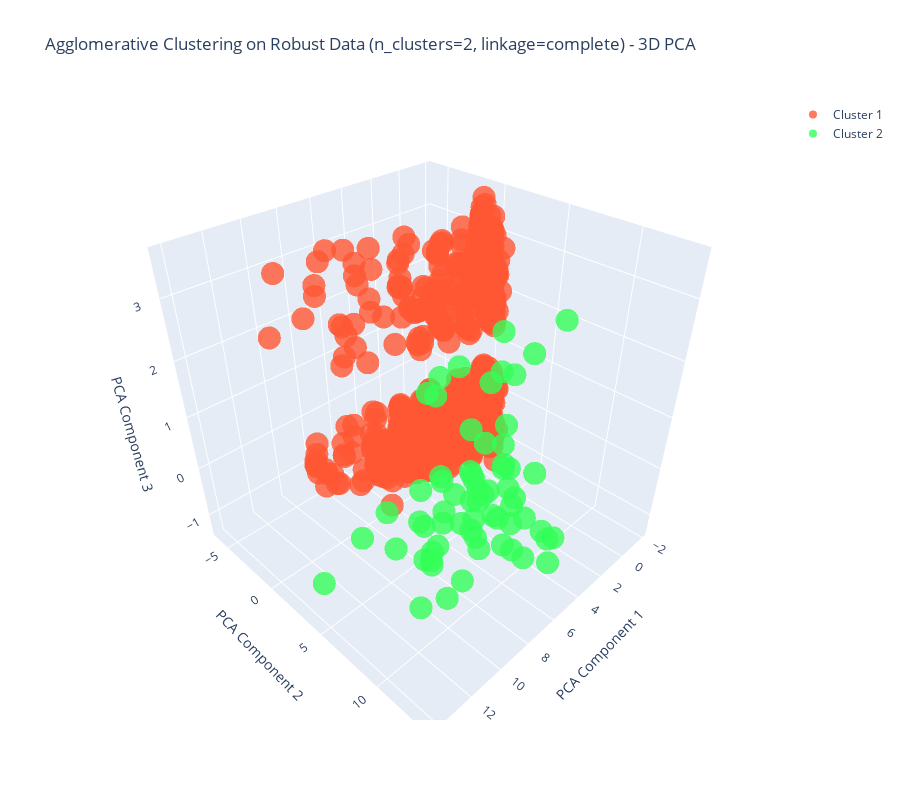

Notebook code for this chart:
### Code cell
from sklearn.decomposition import PCA
from sklearn.cluster import AgglomerativeClustering
from sklearn.metrics import silhouette_score
import matplotlib.pyplot as plt
import plotly.graph_objs as go
import numpy as np

def visualize_best_agglomerative_clusters_optimized_pca(best_agglomerative_data, best_agglomerative_n_clusters, best_agglomerative_linkage, best_agglomerative_title, sample_size=2000):
    # Sample data for visualization if it's too large
    if best_agglomerative_data.shape[0] > sample_size:
        random_indices = np.random.choice(best_agglomerative_data.shape[0], sample_size, replace=False)
        visualization_data = best_agglomerative_data[random_indices, :]
    else:
        visualization_data = best_agglomerative_data

    # Perform Agglomerative Clustering with the best parameters
    agglomerative = AgglomerativeClustering(n_clusters=best_agglomerative_n_clusters, linkage=best_agglomerative_linkage)
    labels = agglomerative.fit_predict(visualization_data)
    
    # Calculate additional metrics
    n_clusters_found = len(set(labels))
    n_noise = list(labels).count(-1)  # Agglomerative Clustering usually doesn’t have noise, but added for consistency
    if n_clusters_found > 1:
        silhouette_avg = silhouette_score(visualization_data, labels)
    else:
        silhouette_avg = "Not applicable"  # For cases with 1 or no clusters

    # Apply PCA with a fixed number of components for 2D or 3D
    pca_2d = PCA(n_components=2)
    pca_2d_data = pca_2d.fit_transform(visualization_data)
    
    # Define distinct colors for each cluster
    distinct_colors = ['#FF5733', '#33FF57', '#3357FF', '#F333FF', '#FFC300', '#FF33A1', '#33FFF0', '#A1FF33', '#5733FF', '#FF5733']

    # 2D Plot using Matplotlib
    plt.figure(figsize=(10, 7))
    unique_labels = set(labels)
    for label in unique_labels:
        if label == -1:
            color = "black"
            label_text = "Noise"
        else:
            color = distinct_colors[label % len(distinct_colors)]
            label_text = f"Cluster {label + 1}"
        
        plt.scatter(
            pca_2d_data[labels == label, 0], 
            pca_2d_data[labels == label, 1], 
            s=50, c=color, label=label_text, alpha=0.7
        )
    
    plt.title(f"Agglomerative Clustering on {best_agglomerative_title} (n_clusters={best_agglomerative_n_clusters}, linkage={best_agglomerative_linkage}) - 2D PCA")
    plt.xlabel("PCA Component 1")
    plt.ylabel("PCA Component 2")
    plt.legend()
    plt.tight_layout()
    plt.show()

    # 3D Plot with Plotly using a fixed 3 components (only if needed)
    if sample_size <= 5000:  # Limit 3D plotting to smaller samples for performance
        pca_3d = PCA(n_components=3)
        pca_3d_data = pca_3d.fit_transform(visualization_data)
        
        fig = go.Figure()
        for label in unique_labels:
            if label == -1:
                color = "black"
                label_text = "Noise"
            else:
                color = distinct_colors[label % len(distinct_colors)]
                label_text = f"Cluster {label + 1}"
            
            fig.add_trace(go.Scatter3d(
                x=pca_3d_data[labels == label, 0],
                y=pca_3d_data[labels == label, 1],
                z=pca_3d_data[labels == label, 2],
                mode='markers',
                marker=dict(size=8, color=color, opacity=0.8),
                name=label_text
            ))
        
        fig.update_layout(
            scene=dict(
                xaxis_title="PCA Component 1",
                yaxis_title="PCA Component 2",
                zaxis_title="PCA Component 3"
            ),
            title=f"Agglomerative Clustering on {best_agglomerative_title} (n_clusters={best_agglomerative_n_clusters}, linkage={best_agglomerative_linkage}) - 3D PCA",
            height=800
        )
        
        fig.show()

    # Return the metrics as separate outputs
    return silhouette_avg, n_clusters_found, n_noise

# Call the function directly using the predefined parameters
silhouette_avg, num_clusters, num_noise_points = visualize_best_agglomerative_clusters_optimized_pca(
    best_agglomerative_data, best_agglomerative_n_clusters, best_agglomerative_linkage, best_agglomerative_title, sample_size=2000
)

# Display the metrics separately
print(f"Silhouette Score: {silhouette_avg}")
print(f"Number of Clusters: {num_clusters}")
print(f"Number of Noise Points: {num_noise_points}")

### Figure 1 — Plotly figure (JSON) as saved in the notebook; plotly's stock layout.template omitted (floating-point values rounded to 4 significant figures; data arrays with more than 128 entries replaced by an {"elided": "..."} marker saying what was removed)
{"data": [{"marker": {"color": "#FF5733", "opacity": 0.8, "size": 8}, "mode": "markers", "name": "Cluster 1", "type": "scatter3d", "x": {"elided": "1935 float values"}, "y": {"elided": "1935 float values"}, "z": {"elided": "1935 float values"}}, {"marker": {"color": "#33FF57", "opacity": 0.8, "size": 8}, "mode": "markers", "name": "Cluster 2", "type": "scatter3d", "x": [6.53, 7.535, 11.86, 2.463, 8.405, 10.32, 3.678, 10.29, 6.189, 5.086, 8.97, 4.597, 0.9914, 3.598, 3.343, 7.222, 4.155, 5.471, 3.134, 6.026, 4.991, 3.837, 6.67, 1.178, 7.036, 6.864, 4.994, 9.613, 6.278, 3.826, 6.655, 8.797, 6.227, 2.352, 7.719, 4.538, 10.86, 6.382, 8.927, 10.55, 1.326, 6.873, 8.795, 5.878, 6.127, 8.789, 7.735, 6.58, 8.076, 1.771, 8.889, 6.714, 9.282, 3.754, 8.66, 2.91, 4.029, 7.221, 5.571, 6.178, 2.611, 9.162, 14.11, 5.031, 4.611], "y": [10.97, 12.7, 10.02, 6.01, 7.13, 8.926, 9.176, 10.17, 4.821, 4.783, 10.49, 2.796, 4.485, 5.987, 4.222, 9.176, 10.02, 12.02, 4.624, 12.52, 6.039, 6.695, 8.335, 4.814, 9.212, 5.807, 7.878, 4.973, 13.48, 5.824, 10.33, 6.748, 10.42, 6.462, 11.82, 4.054, 3.667, 13.43, 3.291, 9.261, 4.966, 5.728, 6.444, 12.79, 10.49, 6.057, 8.247, 10.32, 5.267, 5.887, 10.25, 8.333, 10.18, 4.905, 6.318, 3.551, 9.09, 5.76, 8.833, 4.192, 3.301, 7.592, 5.01, 7.952, 6.566], "z": [-0.4092, -0.02446, -0.5137, -0.3098, -0.6043, -0.1406, -0.6541, -0.6849, -0.07889, 1.897, 0.6328, -0.5757, -0.2764, -0.5913, -0.5498, -0.5562, 0.4888, -0.07291, -0.87, 3.505, -0.5246, 2.515, 0.1585, 0.2187, 2.407, -0.431, 2.142, -0.7865, 0.229, -0.6683, 2.601, 2.207, 0.3211, -0.6995, 0.5163, -0.7901, -0.5165, -0.253, -0.4446, -0.1177, -0.5785, -0.6853, -0.2277, -0.007026, 0.4627, -0.2035, -0.0835, -0.4115, 0.1636, -0.4539, 0.3677, -0.5813, -0.5642, -0.4906, -0.9957, 0.2377, 2.434, 2.12, -0.3277, 1.471, -0.7517, -0.4795, -0.4661, -0.5283, 0.6551]}], "layout": {"height": 800, "scene": {"xaxis": {"title": {"text": "PCA Component 1"}}, "yaxis": {"title": {"text": "PCA Component 2"}}, "zaxis": {"title": {"text": "PCA Component 3"}}}, "title": {"text": "Agglomerative Clustering on Robust Data (n_clusters=2, linkage=complete) - 3D PCA"}}}
